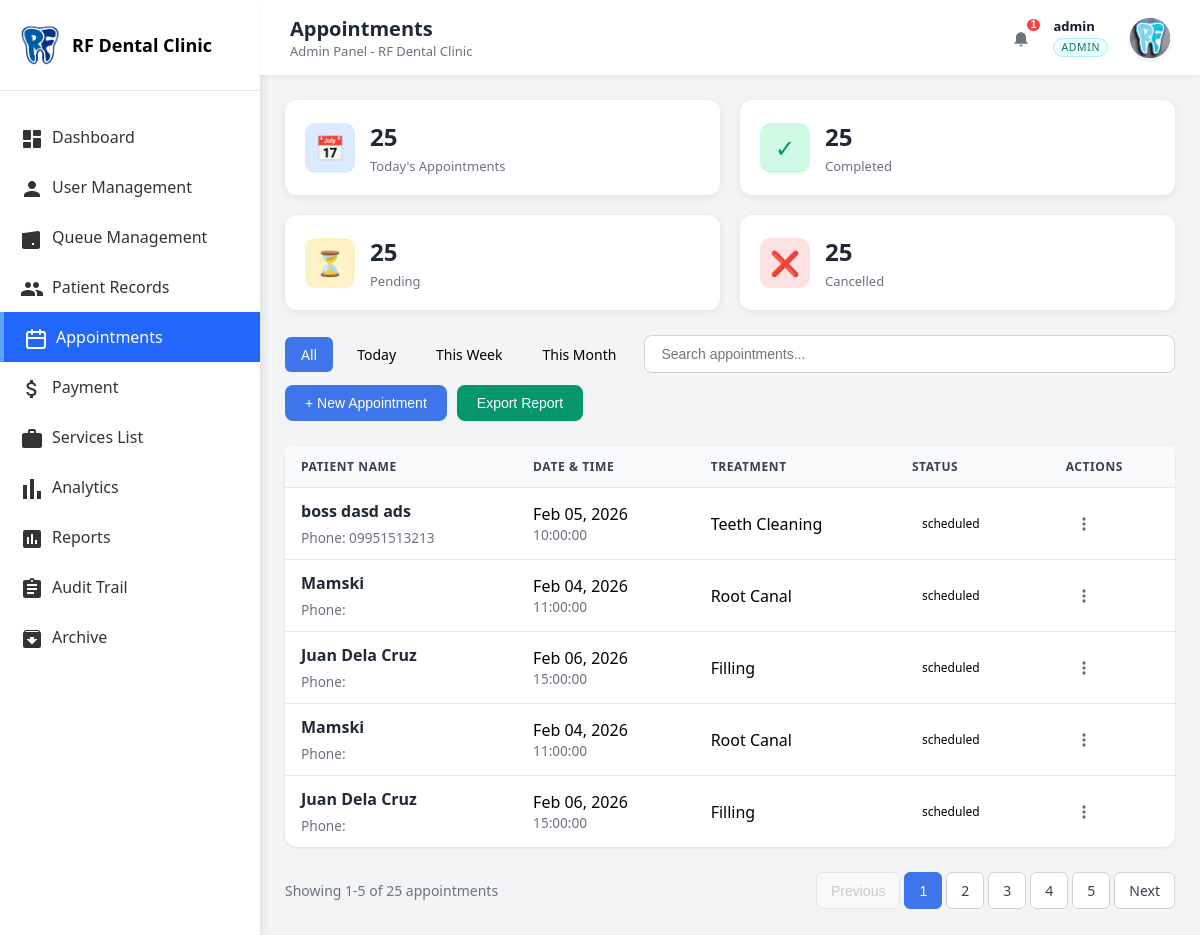
Screenshot of /master/admin/admin_appointments.php (signed in) with the database file from the repository.
### tables this page shows
CREATE TABLE `appointments` (
  `id` int(11) NOT NULL,
  `first_name` varchar(100) NOT NULL DEFAULT '',
  `middle_name` varchar(100) DEFAULT NULL,
  `last_name` varchar(100) NOT NULL DEFAULT '',
  `patient_id` int(11) DEFAULT NULL,
  `appointment_date` datetime NOT NULL,
  `appointment_time` time NOT NULL DEFAULT '09:00:00',
  `treatment` varchar(100) DEFAULT 'General Checkup',
  `notes` text DEFAULT NULL,
  `status` varchar(20) DEFAULT 'scheduled',
  `created_at` timestamp NOT NULL DEFAULT current_timestamp(),
  `updated_at` timestamp NOT NULL DEFAULT current_timestamp() ON UPDATE current_timestamp(),
  `created_by` int(11) DEFAULT NULL,
  `is_archived` tinyint(1) NOT NULL DEFAULT 0,
  `deleted_at` datetime DEFAULT NULL,
  `is_registered_patient` tinyint(1) NOT NULL DEFAULT 0,
  `converted_patient_id` int(11) DEFAULT NULL,
  `is_converted_to_patient` tinyint(1) NOT NULL DEFAULT 0
);

### master/admin/admin_appointments.php (the view, shortened to what this page needs)
<?php
$itemsPerPage = 5;
$currentPage = isset($_GET['page']) && is_numeric($_GET['page']) ? (int)$_GET['page'] : 1;
try {
    require_once __DIR__ . '/../../config/database.php';
    $checkCol = $pdo->query("SHOW COLUMNS FROM appointments LIKE 'is_archived'");
    $hasArchiveColumn = $checkCol->rowCount() > 0;
    $whereClause = $hasArchiveColumn ? "WHERE (a.is_archived = 0 OR a.is_archived IS NULL)" : "";
    $countWhereClause = $hasArchiveColumn ? "WHERE is_archived = 0 OR is_archived IS NULL" : "";
    $countStmt = $pdo->query("SELECT COUNT(*) FROM appointments $countWhereClause");
    $totalAppointments = $countStmt->fetchColumn();
    $totalPages = max(1, ceil($totalAppointments / $itemsPerPage));
    $offset = ($currentPage - 1) * $itemsPerPage;
    $showingStart = $totalAppointments > 0 ? $offset + 1 : 0;
    $showingEnd = min($offset + $itemsPerPage, $totalAppointments);
    $allStmt = $pdo->query("SELECT a.*,
                         CONCAT(COALESCE(p.first_name, a.first_name, ''), ' ', IFNULL(COALESCE(p.middle_name, a.middle_name, ''), ''), ' ', COALESCE(p.last_name, a.last_name, '')) as full_name,
                         COALESCE(p.phone, '') AS phone
                         FROM appointments a
                         LEFT JOIN patients p ON a.patient_id = p.id
                         $whereClause");
    $allAppointments = $allStmt->fetchAll(PDO::FETCH_ASSOC);
    $stmt = $pdo->prepare("SELECT a.*,
                         CONCAT(COALESCE(p.first_name, a.first_name, ''), ' ', IFNULL(COALESCE(p.middle_name, a.middle_name, ''), ''), ' ', COALESCE(p.last_name, a.last_name, '')) as full_name,
                         COALESCE(p.phone, '') AS phone
                         FROM appointments a
                         LEFT JOIN patients p ON a.patient_id = p.id
                         $whereClause
                         ORDER BY a.created_at DESC
                         LIMIT :limit OFFSET :offset");
    $stmt->bindValue(':limit', $itemsPerPage, PDO::PARAM_INT);
    $stmt->bindValue(':offset', $offset, PDO::PARAM_INT);
    $stmt->execute();
    $appointments = $stmt->fetchAll(PDO::FETCH_ASSOC);
} catch (Exception $e) {
    $appointments = [];
    $allAppointments = [];
    $totalAppointments = 0;
    $totalPages = 1;
    $showingStart = 0;
    $showingEnd = 0;
}
$todayCount = 0;
$completedCount = 0;
$pendingCount = 0;
$cancelledCount = 0;
try {
    $baseWhere = $countWhereClause ? $countWhereClause . " AND " : "WHERE ";
    $todayCount = (int)($pdo->query("SELECT COUNT(*) FROM appointments $baseWhere DATE(appointment_date) = CURDATE()")->fetchColumn() ?? 0);
    $completedCount = (int)($pdo->query("SELECT COUNT(*) FROM appointments $baseWhere LOWER(status) = 'completed' AND DATE(appointment_date) = CURDATE()")->fetchColumn() ?? 0);
    $pendingCount = (int)($pdo->query("SELECT COUNT(*) FROM appointments $baseWhere LOWER(status) IN ('scheduled','pending') AND DATE(appointment_date) = CURDATE()")->fetchColumn() ?? 0);
    $cancelledCount = (int)($pdo->query("SELECT COUNT(*) FROM appointments $baseWhere LOWER(status) = 'cancelled' AND DATE(appointment_date) = CURDATE()")->fetchColumn() ?? 0);
} catch (Exception $e) {
    $todayCount = 0;
    $completedCount = 0;
    $pendingCount = 0;
    $cancelledCount = 0;
}
require_once __DIR__ . '/../../includes/admin_layout_start.php';
?>
            <div class="content-main">
                <div class="summary-cards">
                    <div class="summary-card">
                        <div class="summary-icon blue">&#128197;</div>
                        <div class="summary-info">
                            <h3><?php echo $todayCount; ?></h3>
                            <p>Today's Appointments</p>
                        </div>
                    </div>
                    <div class="summary-card">
                        <div class="summary-icon green">&#10003;</div>
                        <div class="summary-info">
                            <h3><?php echo $completedCount; ?></h3>
                            <p>Completed</p>
                        </div>
                    </div>
                    <div class="summary-card">
                        <div class="summary-icon yellow">&#9203;</div>
                        <div class="summary-info">
                            <h3><?php echo $pendingCount; ?></h3>
                            <p>Pending</p>
                        </div>
                    </div>
                    <div class="summary-card">
                        <div class="summary-icon red">&#10060;</div>
                        <div class="summary-info">
                            <h3><?php echo $cancelledCount; ?></h3>
                            <p>Cancelled</p>
                        </div>
                    </div>
                </div>
                <div class="search-filters">
                    <div class="filter-tabs">
                        <span class="active" data-filter="all">All</span>
                        <span data-filter="today">Today</span>
                        <span data-filter="week">This Week</span>
                        <span data-filter="month">This Month</span>
                    </div>
                    <input type="text" class="search-input" placeholder="Search appointments..." id="appointmentSearch">
                    <div class="page-header">
                    <div style="display: flex; gap: 10px;">
                        <button class="btn-primary" onclick="openAppointmentModal()">+ New Appointment</button>
                        <button class="btn-primary" onclick="exportAppointments()" style="background: #059669;">Export Report</button>
                    </div>
                </div>
                </div>
                <div class="table-container">
                    <table class="data-table">
                        <thead>
                            <tr>
                                <th>Patient Name</th>
                                <th>Date & Time</th>
                                <th>Treatment</th>
                                <th>Status</th>
                                <th>Actions</th>
                            </tr>
                        </thead>
                        <tbody id="appointmentsTableBody">
                            <?php if (empty($appointments)): ?>
                                <tr>
                                    <td colspan="5" style="text-align: center; padding: 60px; color: #6b7280;">
                                        <p style="font-size: 1.1rem; margin-bottom: 8px;">No appointments found</p>
                                    </td>
                                </tr>
                            <?php else: ?>
                                <?php foreach ($appointments as $appt): ?>
                                    <tr class="appointment-row"
                                        data-name="<?php echo strtolower(htmlspecialchars($appt['full_name'] ?? 'Unknown')); ?>"
                                        data-date="<?php echo date('Y-m-d', strtotime($appt['appointment_date'])); ?>"
                                        data-status="<?php echo strtolower($appt['status'] ?? ''); ?>">
                                        <td>
                                            <div class="patient-name"><?php echo htmlspecialchars($appt['full_name'] ?? 'Unknown'); ?></div>
                                            <div style="font-size: 0.85rem; color: #6b7280;">Phone: <?php echo htmlspecialchars($appt['phone'] ?? 'N/A'); ?></div>
                                        </td>
                                        <td>
                                            <div><?php echo date('M d, Y', strtotime($appt['appointment_date'])); ?></div>
                                            <div style="font-size: 0.85rem; color: #6b7280;"><?php echo htmlspecialchars($appt['appointment_time'] ?? 'N/A'); ?></div>
                                        </td>
                                        <td><?php echo htmlspecialchars($appt['treatment'] ?? 'General'); ?></td>
                                        <td>
                                            <?php
                                                $status = $appt['status'] ?? 'Pending';
                                                $statusClass = strtolower($status);
                                            ?>
                                            <span class="status-badge <?php echo $statusClass; ?>"><?php echo htmlspecialchars($status); ?></span>
                                        </td>
                                        <td>
                                            <div class="appt-kebab-menu">
                                                <button class="appt-kebab-btn" data-appt-id="<?php echo $appt['id']; ?>">
                                                    <svg xmlns="http://www.w3.org/2000/svg" width="20" height="20" viewBox="0 0 24 24" fill="currentColor">
                                                        <circle cx="12" cy="6" r="2"/>
                                                        <circle cx="12" cy="12" r="2"/>
                                                        <circle cx="12" cy="18" r="2"/>
                                                    </svg>
                                                </button>
                                            </div>
                                        </td>
                                    </tr>
                                <?php endforeach; ?>
                            <?php endif; ?>
                        </tbody>
                    </table>
                </div>
                <div class="pagination">
                    <span class="pagination-info">Showing <?php echo $showingStart; ?>-<?php echo $showingEnd; ?> of <?php echo $totalAppointments; ?> appointments</span>
                    <div class="pagination-buttons">
                        <?php if ($currentPage > 1): ?>
                            <a href="?page=<?php echo $currentPage - 1; ?>" class="pagination-btn">Previous</a>
                        <?php else: ?>
                            <button class="pagination-btn" disabled>Previous</button>
                        <?php endif; ?>
                        <?php
                        $maxVisiblePages = 5;
                        $startPage = max(1, $currentPage - floor($maxVisiblePages / 2));
                        $endPage = min($totalPages, $startPage + $maxVisiblePages - 1);
                            ?>
                                <?php
                        for ($i = $startPage; $i <= $endPage; $i++) {
                            if ($i == $currentPage) {
                                ?>
                                <button class="pagination-btn active"><?php echo $i; ?></button>
                                <?php
                            } else {
                                ?>
                                <a href="?page=<?php echo $i; ?>" class="pagination-btn"><?php echo $i; ?></a>
                                <?php
                            }
                        }
                                ?>
                        <?php if ($currentPage < $totalPages): ?>
                            <a href="?page=<?php echo $currentPage + 1; ?>" class="pagination-btn">Next</a>
                        <?php else: ?>
                            <button class="pagination-btn" disabled>Next</button>
                        <?php endif; ?>
                    </div>
                </div>
            </div>
<?php
require_once __DIR__ . '/../../includes/admin_layout_end.php';
?>

### assets/css/dashboard.css (style rules this page uses)
* { margin: 0; padding: 0; box-sizing: border-box; }
body { font-family: 'Segoe UI', Tahoma, Geneva, Verdana, sans-serif; background: #f3f4f6; display: flex; min-height: 100vh; min-height: 100dvh; height: 100vh; overflow: hidden; }
@media (prefers-reduced-motion: no-preference) { * { scroll-behavior: smooth; } }
.main-content, .content-area, .content-main, .content-sidebar { min-width: 0; }
.content-main { flex: 1; display: flex; flex-direction: column; gap: 25px; padding-top: 0px; padding-bottom: 50px; min-height: 100%; }
.summary-cards { display: grid; grid-template-columns: repeat(auto-fit, minmax(220px, 1fr)); gap: 20px; margin-top: 0px; }
.summary-card { background: white; padding: 20px; border-radius: 12px; box-shadow: 0 2px 8px rgba(0,0,0,0.08); display: flex; align-items: center; gap: 15px; }
.summary-icon { width: 50px; height: 50px; border-radius: 10px; display: flex; align-items: center; justify-content: center; font-size: 24px; }
.summary-icon.yellow { background: #fef3c7; color: #d97706; }
.summary-icon.green { background: #d1fae5; color: #059669; }
.summary-icon.red { background: #fee2e2; color: #dc2626; }
.summary-icon.blue { background: #dbeafe; color: #2563eb; }
.summary-info h3 { font-size: 24px; font-weight: 600; color: #1f2937; margin-bottom: 4px; }
.summary-info p { font-size: 13px; color: #6b7280; }
.patient-name { font-weight: 600; color: #1f2937; margin-bottom: 6px; }
.status-badge { padding: 4px 12px; border-radius: 6px; font-size: 12px; font-weight: 500; }
@media (max-width: 1200px) { .summary-cards { grid-template-columns: repeat(2, 1fr); } }

### assets/css/admin.css (style rules this page uses)
.page-header { display: flex; justify-content: space-between; align-items: center; }
.search-filters { display: flex; gap: 12px; flex-wrap: wrap; align-items: center; }
.search-input { flex: 1; min-width: 250px; padding: 10px 16px; border: 1px solid #d1d5db; border-radius: 8px; font-size: 0.875rem; transition: border-color 0.2s; }
.table-container { background: white; border-radius: 12px; box-shadow: 0 1px 3px rgba(0, 0, 0, 0.1); overflow: visible; }
.data-table { width: 100%; border-collapse: collapse; }
.data-table th, .data-table td { padding: 12px 16px; text-align: left; border-bottom: 1px solid #e5e7eb; }
.data-table th { background: #f9fafb; font-weight: 600; color: #374151; font-size: 0.75rem; text-transform: uppercase; letter-spacing: 0.05em; }
.data-table tbody tr:last-child td { border-bottom: none; }
.status-badge { display: inline-block; padding: 4px 10px; border-radius: 9999px; font-size: 0.75rem; font-weight: 500; }
.pagination { display: flex; justify-content: space-between; align-items: center; padding-bottom: 26px; }
.pagination-info { font-size: 0.875rem; color: #6b7280; }
.pagination-buttons { display: flex; gap: 4px; }
.pagination-btn { padding: 8px 14px; border: 1px solid #d1d5db; background: white; border-radius: 6px; cursor: pointer; font-size: 0.875rem; transition: all 0.2s; text-decoration: none; display: inline-block; color: #374151; }
.pagination-btn.disabled, .pagination-btn:disabled { color: #9ca3af; cursor: not-allowed; pointer-events: none; }
.pagination-btn.active { background: #3f75ea; color: white; border-color: #3f75ea; }
.pagination-btn:disabled { opacity: 0.5; cursor: not-allowed; }
.btn-primary { background: #3f75ea; color: white; border: none; padding: 10px 20px; border-radius: 8px; font-size: 0.875rem; font-weight: 500; cursor: pointer; transition: background 0.2s; }

### master/admin/admin_appointments.php (style rules this page uses)
.filter-tabs { display: flex; gap: 8px; }
.filter-tabs span { padding: 8px 16px; background: #f3f4f6; border-radius: 6px; cursor: pointer; font-size: 0.875rem; transition: all 0.2s; }
.filter-tabs span.active { background: #3f75ea; color: white; }
.appt-kebab-menu { position: relative; display: inline-block; }
.appt-kebab-btn { background: none; border: none; cursor: pointer; padding: 8px; border-radius: 50%; color: #6b7280; display: flex; align-items: center; justify-content: center; transition: all 0.2s ease; }

### rows the page displays
appointments: full_name "boss dasd ads", phone "09951513213", appointment_date "Feb 05, 2026", appointment_time "10:00:00", treatment "Teeth Cleaning", status "scheduled"
appointments: full_name "Mamski", appointment_date "Feb 04, 2026", appointment_time "11:00:00", treatment "Root Canal", status "scheduled"
appointments: full_name "Juan Dela Cruz", appointment_date "Feb 06, 2026", appointment_time "15:00:00", treatment "Filling", status "scheduled"
appointments: full_name "Mamski", appointment_date "Feb 04, 2026", appointment_time "11:00:00", treatment "Root Canal", status "scheduled"
appointments: full_name "Juan Dela Cruz", appointment_date "Feb 06, 2026", appointment_time "15:00:00", treatment "Filling", status "scheduled"

### other values shown
$pageTitle "Appointments"
$notificationTotal "1"
$displayHeaderName "admin"
$_SESSION['role'] "ADMIN"
$todayCount "25"
$completedCount "25"
$pendingCount "25"
$cancelledCount "25"
$showingStart "1"
$showingEnd "5"
$totalAppointments "25"
